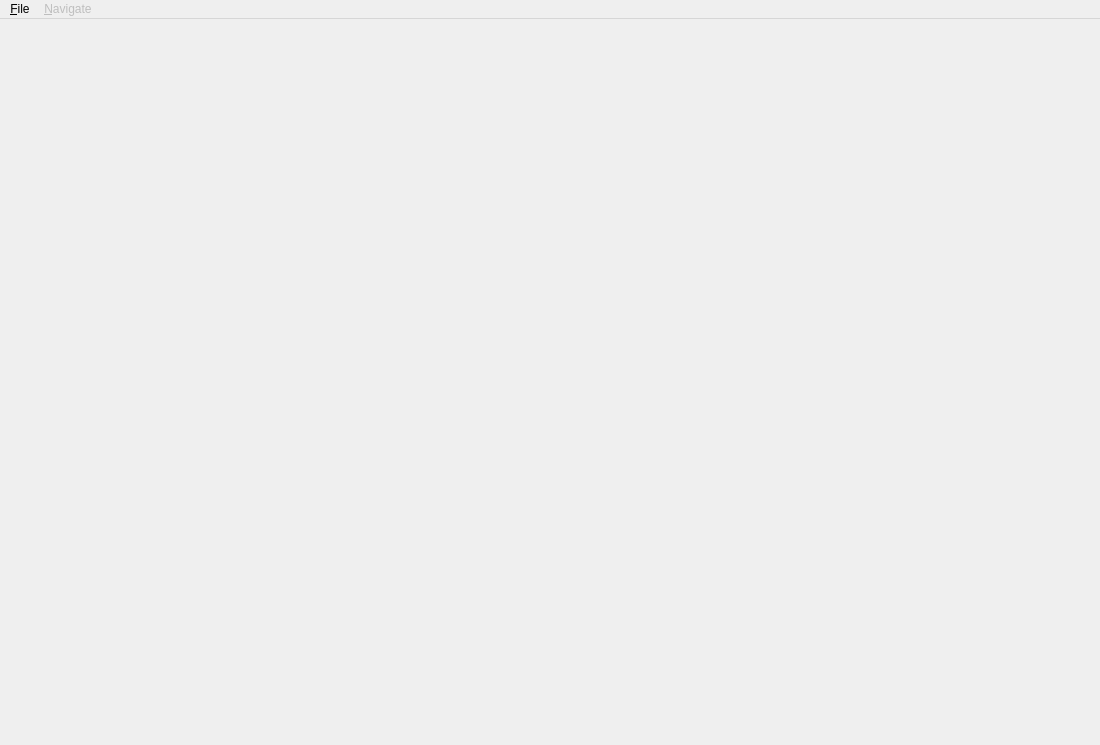
<?xml version="1.0" encoding="UTF-8"?>
<ui version="4.0">
 <class>main_window</class>
 <widget class="QMainWindow" name="main_window">
  <property name="geometry">
   <rect>
    <x>0</x>
    <y>0</y>
    <width>1100</width>
    <height>745</height>
   </rect>
  </property>
  <property name="sizePolicy">
   <sizepolicy hsizetype="Fixed" vsizetype="Fixed">
    <horstretch>0</horstretch>
    <verstretch>0</verstretch>
   </sizepolicy>
  </property>
  <property name="minimumSize">
   <size>
    <width>1100</width>
    <height>745</height>
   </size>
  </property>
  <property name="windowTitle">
   <string>TGiT</string>
  </property>
  <property name="windowIcon">
   <iconset resource="../resources.qrc">
    <normaloff>:/tgit.ico</normaloff>:/tgit.ico</iconset>
  </property>
  <property name="styleSheet">
   <string notr="true">main_window {
    background-color: #F6F6F6;
    margin: 0;
    padding: 0;
}</string>
  </property>
  <widget class="QMenuBar" name="menu_bar">
   <property name="geometry">
    <rect>
     <x>0</x>
     <y>0</y>
     <width>1100</width>
     <height>21</height>
    </rect>
   </property>
   <widget class="QMenu" name="file_menu">
    <property name="title">
     <string>&amp;File</string>
    </property>
    <addaction name="add_files_action"/>
    <addaction name="add_folder_action"/>
    <addaction name="save_album_action"/>
    <addaction name="close_album_action"/>
    <addaction name="export_action"/>
    <addaction name="separator"/>
    <addaction name="settings_action"/>
    <addaction name="separator"/>
    <addaction name="exit_action"/>
   </widget>
   <widget class="QMenu" name="navigate_menu">
    <property name="enabled">
     <bool>false</bool>
    </property>
    <property name="title">
     <string>&amp;Navigate</string>
    </property>
    <addaction name="to_track_list_action"/>
    <addaction name="to_album_edition_action"/>
    <addaction name="separator"/>
   </widget>
   <addaction name="file_menu"/>
   <addaction name="navigate_menu"/>
  </widget>
  <action name="settings_action">
   <property name="text">
    <string notr="true">Se&amp;ttings</string>
   </property>
  </action>
  <action name="add_files_action">
   <property name="enabled">
    <bool>false</bool>
   </property>
   <property name="text">
    <string>Add &amp;Files...</string>
   </property>
  </action>
  <action name="add_folder_action">
   <property name="enabled">
    <bool>false</bool>
   </property>
   <property name="text">
    <string>Add F&amp;older...</string>
   </property>
  </action>
  <action name="export_action">
   <property name="enabled">
    <bool>false</bool>
   </property>
   <property name="text">
    <string>&amp;Export...</string>
   </property>
  </action>
  <action name="close_album_action">
   <property name="enabled">
    <bool>false</bool>
   </property>
   <property name="text">
    <string>&amp;Close release</string>
   </property>
  </action>
  <action name="save_album_action">
   <property name="enabled">
    <bool>false</bool>
   </property>
   <property name="text">
    <string>&amp;Save release</string>
   </property>
  </action>
  <action name="to_album_edition_action">
   <property name="text">
    <string>Album &amp;edition</string>
   </property>
   <property name="iconText">
    <string>Album &amp;edition</string>
   </property>
  </action>
  <action name="to_track_list_action">
   <property name="text">
    <string>&amp;Track list</string>
   </property>
   <property name="iconText">
    <string>&amp;Track list</string>
   </property>
  </action>
  <action name="exit_action">
   <property name="text">
    <string>E&amp;xit</string>
   </property>
  </action>
 </widget>
 <resources>
  <include location="../resources.qrc"/>
 </resources>
 <connections/>
</ui>
